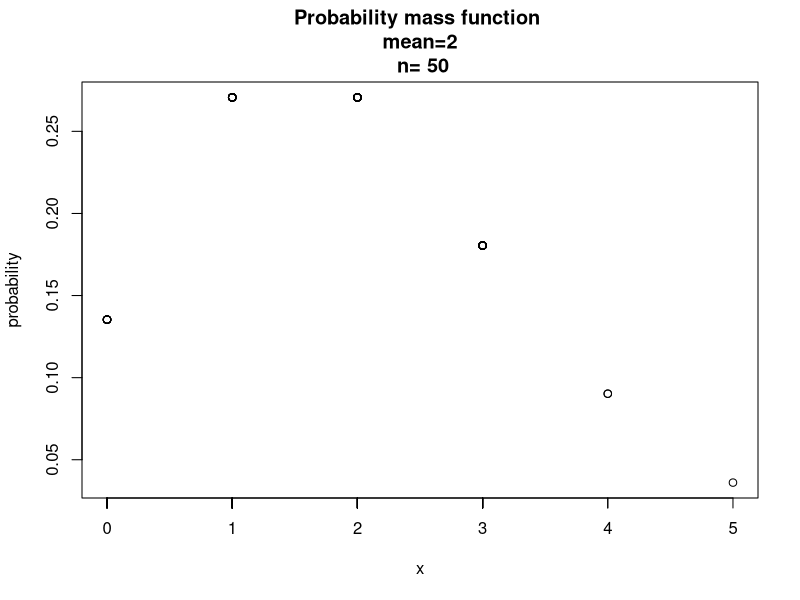
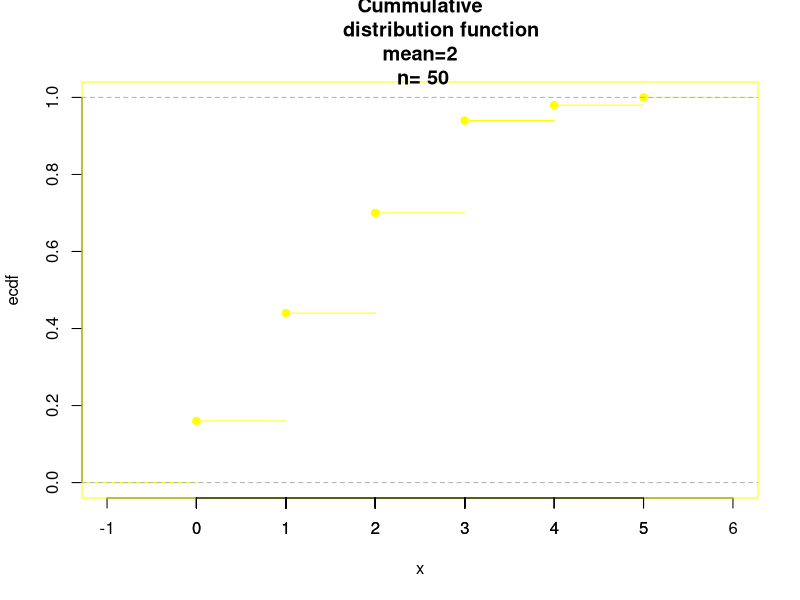

Source code (R) for these figures, in order:
x<-vector()
v<-vector()
u<-vector
poisson<-function(n)
{
	set.seed(343219)
	u=runif(n)
	for(j in 1:n)
	{
		i<-0
		p=exp(-2)
		f=p
		m=0
		while(m!=1)
		{
			if(u[j]<f)
			{
				x[j]=i
				m=1
			}
			else
			{
				p=2*p/(i+1)
				f=f+p
				i=i+1
			}
		}		
	}
	print(x)
	print(var(x))
	v<-exp(-2)*(2^x)/factorial(x)
	print(v)
	plot(x,v,"p",xlab="x",ylab="probability",xaxt="n",main=paste
	("Probability mass function","\n","mean=2","\n","n=",paste(n)))
	axis(side = 1, at = x)
	x11()
	par(col="yellow")
	plot(ecdf(x),xlab="x",ylab="ecdf",main=paste("Cummulative
	distribution function","\n","mean=2","\n","n=",paste(n)))
	axis(side = 1, at = x)

}
poisson(50)
#x11()
#poisson(10000)